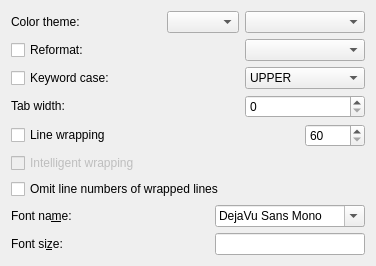
       <widget class="QWidget" name="page_formatting">
        <attribute name="title">
         <string>Formatting</string>
        </attribute>
        <layout class="QVBoxLayout" name="verticalLayout_6">
         <item>
          <layout class="QHBoxLayout" name="horizontalLayout_3">
           <property name="spacing">
            <number>6</number>
           </property>
           <item>
            <widget class="QLabel" name="label_5">
             <property name="sizePolicy">
              <sizepolicy hsizetype="Minimum" vsizetype="Minimum">
               <horstretch>0</horstretch>
               <verstretch>0</verstretch>
              </sizepolicy>
             </property>
             <property name="minimumSize">
              <size>
               <width>110</width>
               <height>0</height>
              </size>
             </property>
             <property name="maximumSize">
              <size>
               <width>110</width>
               <height>16777215</height>
              </size>
             </property>
             <property name="text">
              <string>Color theme:</string>
             </property>
             <property name="buddy">
              <cstring>comboTheme</cstring>
             </property>
            </widget>
           </item>
           <item>
            <spacer name="horizontalSpacer_7">
             <property name="orientation">
              <enum>Qt::Horizontal</enum>
             </property>
             <property name="sizeType">
              <enum>QSizePolicy::Expanding</enum>
             </property>
             <property name="sizeHint" stdset="0">
              <size>
               <width>40</width>
               <height>20</height>
              </size>
             </property>
            </spacer>
           </item>
           <item>
            <widget class="QComboBox" name="comboThemeFilter"/>
           </item>
           <item>
            <widget class="QComboBox" name="comboTheme">
             <property name="sizePolicy">
              <sizepolicy hsizetype="MinimumExpanding" vsizetype="Fixed">
               <horstretch>0</horstretch>
               <verstretch>0</verstretch>
              </sizepolicy>
             </property>
             <property name="minimumSize">
              <size>
               <width>120</width>
               <height>0</height>
              </size>
             </property>
             <property name="maximumSize">
              <size>
               <width>200</width>
               <height>16777215</height>
              </size>
             </property>
             <property name="toolTip">
              <string>Select a colour theme.</string>
             </property>
             <property name="currentIndex">
              <number>-1</number>
             </property>
             <property name="insertPolicy">
              <enum>QComboBox::InsertAlphabetically</enum>
             </property>
             <property name="sizeAdjustPolicy">
              <enum>QComboBox::AdjustToContents</enum>
             </property>
            </widget>
           </item>
          </layout>
         </item>
         <item>
          <layout class="QHBoxLayout" name="horizontalLayout_4">
           <item>
            <widget class="QCheckBox" name="cbReformat">
             <property name="toolTip">
              <string>Reformat and indent your code.
This feature is enabled for C, C++, C# and Java code.</string>
             </property>
             <property name="text">
              <string>Reformat:</string>
             </property>
            </widget>
           </item>
           <item>
            <widget class="QComboBox" name="comboReformat">
             <property name="sizePolicy">
              <sizepolicy hsizetype="Minimum" vsizetype="Fixed">
               <horstretch>0</horstretch>
               <verstretch>0</verstretch>
              </sizepolicy>
             </property>
             <property name="maximumSize">
              <size>
               <width>120</width>
               <height>16777215</height>
              </size>
             </property>
             <property name="toolTip">
              <string>Choose a formatting scheme.</string>
             </property>
             <property name="maxVisibleItems">
              <number>10</number>
             </property>
            </widget>
           </item>
          </layout>
         </item>
         <item>
          <layout class="QHBoxLayout" name="horizontalLayout_5">
           <item>
            <widget class="QCheckBox" name="cbKwCase">
             <property name="toolTip">
              <string>Change the keyword case.</string>
             </property>
             <property name="text">
              <string>Keyword case:</string>
             </property>
            </widget>
           </item>
           <item>
            <widget class="QComboBox" name="comboKwCase">
             <property name="sizePolicy">
              <sizepolicy hsizetype="Minimum" vsizetype="Fixed">
               <horstretch>0</horstretch>
               <verstretch>0</verstretch>
              </sizepolicy>
             </property>
             <property name="maximumSize">
              <size>
               <width>120</width>
               <height>16777215</height>
              </size>
             </property>
             <property name="toolTip">
              <string>Select a keyword case.</string>
             </property>
             <property name="sizeAdjustPolicy">
              <enum>QComboBox::AdjustToContents</enum>
             </property>
             <item>
              <property name="text">
               <string>UPPER</string>
              </property>
             </item>
             <item>
              <property name="text">
               <string>lower</string>
              </property>
             </item>
             <item>
              <property name="text">
               <string>Capitalize</string>
              </property>
             </item>
            </widget>
           </item>
          </layout>
         </item>
         <item>
          <layout class="QHBoxLayout" name="horizontalLayout_6">
           <item>
            <widget class="QLabel" name="label_6">
             <property name="sizePolicy">
              <sizepolicy hsizetype="Minimum" vsizetype="Fixed">
               <horstretch>0</horstretch>
               <verstretch>0</verstretch>
              </sizepolicy>
             </property>
             <property name="text">
              <string>Tab width:</string>
             </property>
             <property name="buddy">
              <cstring>sbTabWidth</cstring>
             </property>
            </widget>
           </item>
           <item>
            <widget class="QSpinBox" name="sbTabWidth">
             <property name="maximumSize">
              <size>
               <width>120</width>
               <height>16777215</height>
              </size>
             </property>
             <property name="toolTip">
              <string>Enter the number of spaces which replace a tab.
Set the width to 0 to keep tabs.</string>
             </property>
             <property name="maximum">
              <number>10</number>
             </property>
            </widget>
           </item>
          </layout>
         </item>
         <item>
          <layout class="QGridLayout" name="gridLayout_2">
           <item row="0" column="0">
            <widget class="QCheckBox" name="cbWrapping">
             <property name="toolTip">
              <string>Enable line wrapping.</string>
             </property>
             <property name="text">
              <string>Line wrapping</string>
             </property>
            </widget>
           </item>
           <item row="0" column="1">
            <widget class="QSpinBox" name="sbLineLength">
             <property name="maximumSize">
              <size>
               <width>60</width>
               <height>16777215</height>
              </size>
             </property>
             <property name="toolTip">
              <string>Enter the maximum line length.</string>
             </property>
             <property name="minimum">
              <number>60</number>
             </property>
             <property name="maximum">
              <number>120</number>
             </property>
             <property name="singleStep">
              <number>2</number>
             </property>
            </widget>
           </item>
           <item row="1" column="0" colspan="2">
            <widget class="QCheckBox" name="cbAdvWrapping">
             <property name="enabled">
              <bool>false</bool>
             </property>
             <property name="toolTip">
              <string>Indent statements and function parameters after wrapping.</string>
             </property>
             <property name="text">
              <string>Intelligent wrapping</string>
             </property>
            </widget>
           </item>
           <item row="2" column="0" colspan="2">
            <widget class="QCheckBox" name="cbOmitWrappedLineNumbers">
             <property name="toolTip">
              <string>Do not add line numbering to lines which were automatically wrapped.</string>
             </property>
             <property name="text">
              <string>Omit line numbers of wrapped lines</string>
             </property>
            </widget>
           </item>
          </layout>
         </item>
         <item>
          <layout class="QGridLayout" name="gridLayout_9">
           <item row="0" column="0">
            <widget class="QLabel" name="label_23">
             <property name="text">
              <string>Font na&amp;me:</string>
             </property>
             <property name="buddy">
              <cstring>comboFontName</cstring>
             </property>
            </widget>
           </item>
           <item row="0" column="1">
            <widget class="QFontComboBox" name="comboFontName">
             <property name="maximumSize">
              <size>
               <width>150</width>
               <height>16777215</height>
              </size>
             </property>
             <property name="font">
              <font>
               <family>MS Shell Dlg 2</family>
              </font>
             </property>
             <property name="toolTip">
              <string>Select or enter the font name. HTML supports a list of fonts, separated with comma.</string>
             </property>
             <property name="currentText">
              <string>Monospace</string>
             </property>
             <property name="fontFilters">
              <set>QFontComboBox::MonospacedFonts</set>
             </property>
             <property name="currentFont">
              <font>
               <family>DejaVu Sans Mono</family>
              </font>
             </property>
            </widget>
           </item>
           <item row="1" column="0">
            <widget class="QLabel" name="label_4">
             <property name="text">
              <string>Font si&amp;ze:</string>
             </property>
             <property name="buddy">
              <cstring>leFontSize</cstring>
             </property>
            </widget>
           </item>
           <item row="1" column="1">
            <widget class="QLineEdit" name="leFontSize">
             <property name="sizePolicy">
              <sizepolicy hsizetype="Preferred" vsizetype="Fixed">
               <horstretch>0</horstretch>
               <verstretch>0</verstretch>
              </sizepolicy>
             </property>
             <property name="maximumSize">
              <size>
               <width>150</width>
               <height>16777215</height>
              </size>
             </property>
             <property name="toolTip">
              <string>Enter the font size.</string>
             </property>
            </widget>
           </item>
          </layout>
         </item>
        </layout>
       </widget>
